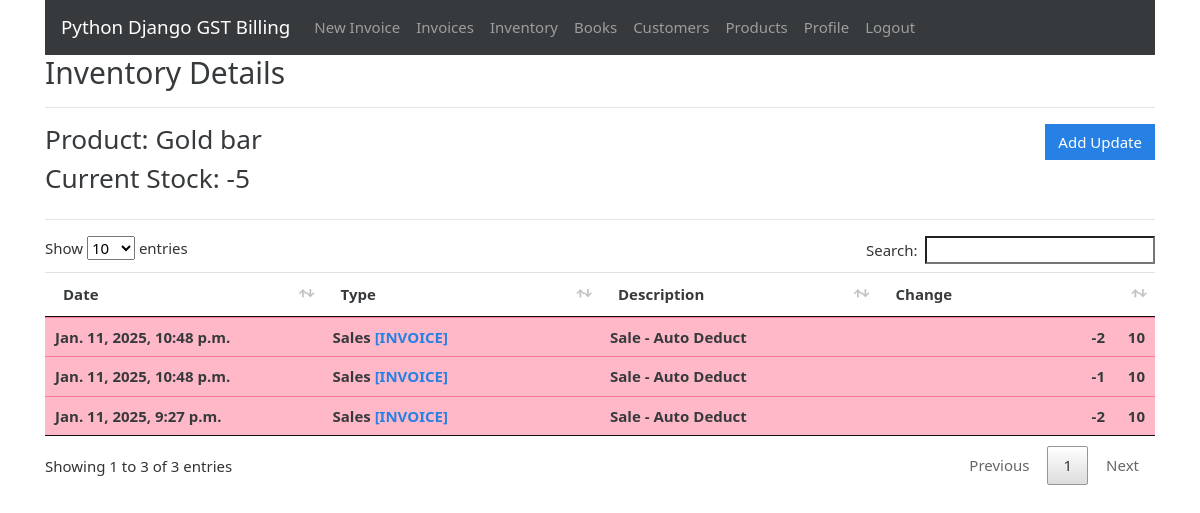
The page /inventory/5 (signed in) on the database its author committed.
### gstbillingapp/models.py (models this page shows, shortened)
class Inventory(models.Model):
    user = models.ForeignKey(User, null=True, blank=True, on_delete=models.SET_NULL)
    product = models.ForeignKey(Product, null=True, blank=True, on_delete=models.SET_NULL)
    current_stock = models.IntegerField(default=0)
    alert_level = models.IntegerField(default=0)
    last_log = models.ForeignKey(InventoryLog, null=True, blank=True, default=None, on_delete=models.SET_NULL)

class Product(models.Model):
    user = models.ForeignKey(User, null=True, blank=True, on_delete=models.SET_NULL)
    product_name = models.CharField(max_length=200)
    product_hsn = models.CharField(max_length=50, null=True, blank=True)
    product_unit = models.CharField(max_length=50)
    product_gst_percentage = models.FloatField()
    product_rate_with_gst = models.FloatField()
    def __str__(self):
        return str(self.product_name)

class InventoryLog(models.Model):
    user = models.ForeignKey(User, null=True, blank=True, on_delete=models.SET_NULL)
    product = models.ForeignKey(Product, null=True, blank=True, on_delete=models.SET_NULL)
    date = models.DateTimeField(default=datetime.now, blank=True, null=True)
    last_modified = models.DateTimeField(auto_now=True)
    change = models.IntegerField(default=0)
    CHANGE_TYPES = [
        (0, 'Other'),
        (1, 'Purchase'),
        (2, 'Production'),
        (4, 'Sales'),
    ]
    change_type = models.IntegerField(choices=CHANGE_TYPES, default=0)
    associated_invoice = models.ForeignKey(Invoice, blank=True, null=True, default=None, on_delete=models.SET_NULL)
    description = models.TextField(max_length=600, blank=True, null=True)

### gstbillingapp/views.py (the view)
# urls.py: path('inventory/<int:inventory_id>', views.inventory_logs, name='inventory_logs'),
@login_required
def inventory_logs(request, inventory_id):
    context = {}
    inventory = get_object_or_404(Inventory, id=inventory_id, user=request.user)
    inventory_logs = InventoryLog.objects.filter(user=request.user, product=inventory.product).order_by('-id')
    context['inventory'] = inventory
    context['inventory_logs'] = inventory_logs
    return render(request, 'gstbillingapp/inventory_logs.html', context)

### gstbillingapp/templates/gstbillingapp/inventory_logs.html (shortened to what this page needs)
{% extends "gstbillingapp/base.html" %}
{% load static %}
{% block content %}
<h2>Inventory Details</h2>
<hr>
<div class="row">
	<div class="col">
		<h3>Product: {{inventory.product}}</h3>
		<h3>Current Stock: {{inventory.current_stock}}</h3>
	</div>
	<div class="col">
		<a href="{% url 'inventory_logs_add' inventory.id %}" id="add_customer_btn"><button type="button" class="btn btn-primary">Add Update</button></a>
	</div>
</div>
<hr>
<table class="table table-hover font-weight-bold" id="inventory-logs-table">
	<thead>
		<tr>
			<th>Date</th>
			<th>Type</th>
			<th>Description</th>
			<th>Change</th>
		</tr>
	</thead>
	<tbody class="two-col-form">
		{% for item in inventory_logs %}
		<tr class="{% if item.change < 0 %}table-danger{% else %}table-success{%endif%}">
			<td>{{item.date}}</td>
			<td>{{item.get_change_type_display}} {% if item.associated_invoice %}<a href="{% url 'invoice_viewer' item.associated_invoice.id %}">[INVOICE]</a>{% endif %}</td>
			<td>{{item.description}}</td>
			<td class="text-right">{{item.change}} &emsp; {{inventory.product.product_unit}}</td>
		{% endfor %}
	</tbody>
</table>
{% endblock %}

### gstbillingapp/static/gstbillingapp/main.css (style rules this page uses)
.two-col-form td, .two-col-form th { width: 25%; }
#add_customer_btn, #add_product_btn { float: right; }

### rows shown on the page
Inventory: product "Gold bar", current_stock "-5", product.product_unit "10"
InventoryLog: date "Jan. 11, 2025, 10:48 p.m.", change_type "Sales", shows "[INVOICE]", description "Sale - Auto Deduct", change "-2"
InventoryLog: date "Jan. 11, 2025, 10:48 p.m.", change_type "Sales", shows "[INVOICE]", description "Sale - Auto Deduct", change "-1"
InventoryLog: date "Jan. 11, 2025, 9:27 p.m.", change_type "Sales", shows "[INVOICE]", description "Sale - Auto Deduct", change "-2"
